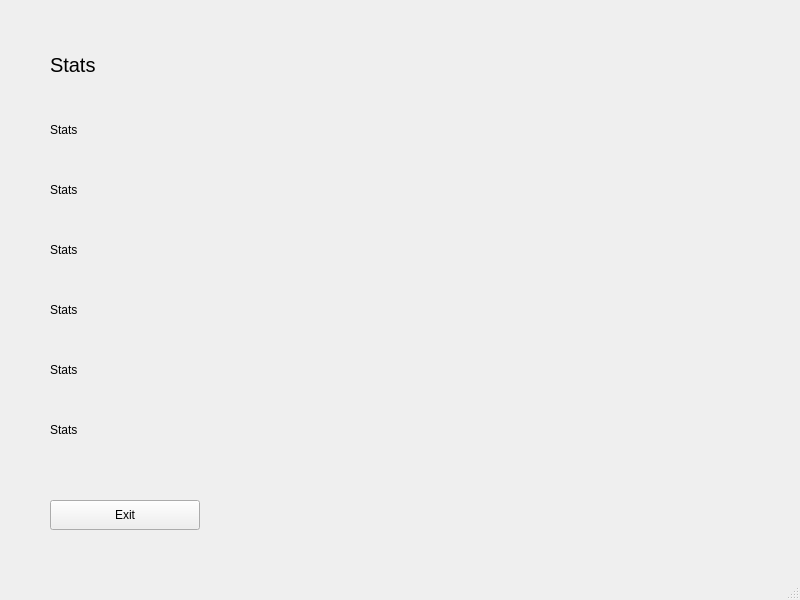
<?xml version="1.0" encoding="UTF-8"?>
<ui version="4.0">
 <class>MainWindow</class>
 <widget class="QMainWindow" name="MainWindow">
  <property name="geometry">
   <rect>
    <x>0</x>
    <y>0</y>
    <width>800</width>
    <height>600</height>
   </rect>
  </property>
  <property name="windowTitle">
   <string>MainWindow</string>
  </property>
  <widget class="QWidget" name="centralwidget">
   <widget class="QLabel" name="title">
    <property name="geometry">
     <rect>
      <x>50</x>
      <y>50</y>
      <width>200</width>
      <height>30</height>
     </rect>
    </property>
    <property name="font">
     <font>
      <pointsize>15</pointsize>
     </font>
    </property>
    <property name="text">
     <string>Stats</string>
    </property>
   </widget>
   <widget class="QLabel" name="fatigue">
    <property name="geometry">
     <rect>
      <x>50</x>
      <y>115</y>
      <width>200</width>
      <height>30</height>
     </rect>
    </property>
    <property name="text">
     <string>Stats</string>
    </property>
   </widget>
   <widget class="QLabel" name="recSleep">
    <property name="geometry">
     <rect>
      <x>50</x>
      <y>175</y>
      <width>200</width>
      <height>30</height>
     </rect>
    </property>
    <property name="text">
     <string>Stats</string>
    </property>
   </widget>
   <widget class="QLabel" name="recWake">
    <property name="geometry">
     <rect>
      <x>50</x>
      <y>235</y>
      <width>200</width>
      <height>30</height>
     </rect>
    </property>
    <property name="text">
     <string>Stats</string>
    </property>
   </widget>
   <widget class="QLabel" name="targetSleep">
    <property name="geometry">
     <rect>
      <x>50</x>
      <y>295</y>
      <width>200</width>
      <height>30</height>
     </rect>
    </property>
    <property name="text">
     <string>Stats</string>
    </property>
   </widget>
   <widget class="QLabel" name="sleepDuration">
    <property name="geometry">
     <rect>
      <x>50</x>
      <y>355</y>
      <width>200</width>
      <height>30</height>
     </rect>
    </property>
    <property name="text">
     <string>Stats</string>
    </property>
   </widget>
   <widget class="QPushButton" name="exit">
    <property name="geometry">
     <rect>
      <x>50</x>
      <y>500</y>
      <width>150</width>
      <height>30</height>
     </rect>
    </property>
    <property name="text">
     <string>Exit</string>
    </property>
   </widget>
   <widget class="QLabel" name="lastSlept">
    <property name="geometry">
     <rect>
      <x>50</x>
      <y>415</y>
      <width>200</width>
      <height>30</height>
     </rect>
    </property>
    <property name="text">
     <string>Stats</string>
    </property>
   </widget>
  </widget>
  <widget class="QMenuBar" name="menubar">
   <property name="geometry">
    <rect>
     <x>0</x>
     <y>0</y>
     <width>800</width>
     <height>33</height>
    </rect>
   </property>
  </widget>
  <widget class="QStatusBar" name="statusbar"/>
 </widget>
 <resources/>
 <connections/>
</ui>
